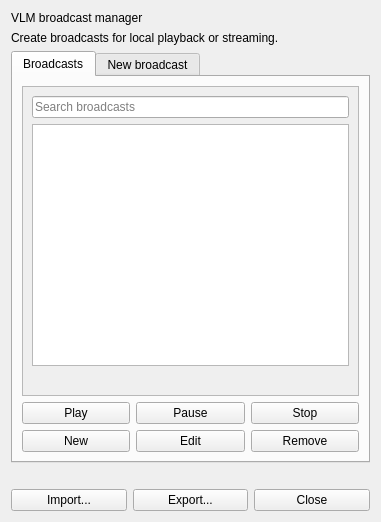
<ui version="4.0">
 <class>Vlm</class>
 <widget class="QWidget" name="Vlm">
  <property name="windowTitle">
   <string>VLM broadcast manager</string>
  </property>
  <layout class="QVBoxLayout" name="rootLayout">
   <item>
    <widget class="QLabel" name="heading">
     <property name="text">
      <string>VLM broadcast manager</string>
     </property>
     <property name="wordWrap">
      <bool>true</bool>
     </property>
    </widget>
   </item>
   <item>
    <widget class="QLabel" name="help">
     <property name="text">
      <string>Create broadcasts for local playback or streaming.</string>
     </property>
     <property name="wordWrap">
      <bool>true</bool>
     </property>
    </widget>
   </item>
   <item>
    <widget class="QTabWidget" name="tabs">
     <widget class="QWidget" name="listPage">
      <attribute name="title">
       <string>Broadcasts</string>
      </attribute>
      <layout class="QVBoxLayout" name="listLayout">
       <item>
        <widget class="QScrollArea" name="listScroll">
         <property name="widgetResizable">
          <bool>true</bool>
         </property>
         <widget class="QWidget" name="listBody">
          <layout class="QVBoxLayout" name="listBodyLayout">
           <item>
            <widget class="QLineEdit" name="search">
             <property name="clearButtonEnabled">
              <bool>true</bool>
             </property>
             <property name="placeholderText">
              <string>Search broadcasts</string>
             </property>
            </widget>
           </item>
           <item>
            <widget class="QTableWidget" name="broadcasts">
             <property name="editTriggers">
              <set>QAbstractItemView::NoEditTriggers</set>
             </property>
             <property name="selectionMode">
              <enum>QAbstractItemView::SingleSelection</enum>
             </property>
             <property name="selectionBehavior">
              <enum>QAbstractItemView::SelectRows</enum>
             </property>
             <property name="alternatingRowColors">
              <bool>true</bool>
             </property>
            </widget>
           </item>
           <item>
            <widget class="QLabel" name="listInfo">
             <property name="wordWrap">
              <bool>true</bool>
             </property>
            </widget>
           </item>
          </layout>
         </widget>
        </widget>
       </item>
       <item>
        <layout class="QGridLayout" name="listActions">
         <item row="0" column="0">
          <widget class="QPushButton" name="playButton">
           <property name="text">
            <string>Play</string>
           </property>
          </widget>
         </item>
         <item row="0" column="1">
          <widget class="QPushButton" name="pauseButton">
           <property name="text">
            <string>Pause</string>
           </property>
          </widget>
         </item>
         <item row="0" column="2">
          <widget class="QPushButton" name="stopButton">
           <property name="text">
            <string>Stop</string>
           </property>
          </widget>
         </item>
         <item row="1" column="0">
          <widget class="QPushButton" name="newButton">
           <property name="text">
            <string>New</string>
           </property>
          </widget>
         </item>
         <item row="1" column="1">
          <widget class="QPushButton" name="editButton">
           <property name="text">
            <string>Edit</string>
           </property>
          </widget>
         </item>
         <item row="1" column="2">
          <widget class="QPushButton" name="removeButton">
           <property name="text">
            <string>Remove</string>
           </property>
          </widget>
         </item>
        </layout>
       </item>
      </layout>
     </widget>
     <widget class="QWidget" name="editorPage">
      <attribute name="title">
       <string>New broadcast</string>
      </attribute>
      <layout class="QVBoxLayout" name="editorLayout">
       <item>
        <widget class="QScrollArea" name="editorScroll">
         <property name="widgetResizable">
          <bool>true</bool>
         </property>
         <widget class="QWidget" name="editorBody">
          <layout class="QFormLayout" name="form">
           <property name="fieldGrowthPolicy">
            <enum>QFormLayout::AllNonFixedFieldsGrow</enum>
           </property>
           <property name="rowWrapPolicy">
            <enum>QFormLayout::WrapLongRows</enum>
           </property>
           <item row="0" column="0">
            <widget class="QLabel" name="nameLabel">
             <property name="text">
              <string>Name</string>
             </property>
             <property name="buddy">
              <cstring>nameLedit</cstring>
             </property>
            </widget>
           </item>
           <item row="0" column="1">
            <widget class="QLineEdit" name="nameLedit" />
           </item>
           <item row="1" column="0">
            <widget class="QLabel" name="inputLabel">
             <property name="text">
              <string>Inputs</string>
             </property>
             <property name="buddy">
              <cstring>inputsText</cstring>
             </property>
            </widget>
           </item>
           <item row="1" column="1">
            <widget class="QWidget" name="inputField">
             <layout class="QVBoxLayout" name="inputLayout">
              <item>
               <widget class="QPlainTextEdit" name="inputsText">
                <property name="placeholderText">
                 <string>One file path or URL per line</string>
                </property>
                <property name="lineWrapMode">
                 <enum>QPlainTextEdit::NoWrap</enum>
                </property>
               </widget>
              </item>
              <item alignment="Qt::AlignRight">
               <widget class="QPushButton" name="inputButton">
                <property name="text">
                 <string>Add inputs...</string>
                </property>
               </widget>
              </item>
             </layout>
            </widget>
           </item>
           <item row="2" column="0">
            <widget class="QLabel" name="outputLabel">
             <property name="text">
              <string>Output</string>
             </property>
             <property name="buddy">
              <cstring>outputLedit</cstring>
             </property>
            </widget>
           </item>
           <item row="2" column="1">
            <widget class="QWidget" name="outputField">
             <layout class="QVBoxLayout" name="outputLayout">
              <item>
               <widget class="QLineEdit" name="outputLedit" />
              </item>
              <item alignment="Qt::AlignRight">
               <widget class="QPushButton" name="outputButton">
                <property name="text">
                 <string>Set output...</string>
                </property>
               </widget>
              </item>
             </layout>
            </widget>
           </item>
           <item row="3" column="1">
            <widget class="QLabel" name="outputHelp">
             <property name="text">
              <string>Leave Output empty for local playback.</string>
             </property>
             <property name="wordWrap">
              <bool>true</bool>
             </property>
            </widget>
           </item>
           <item row="4" column="1">
            <widget class="QCheckBox" name="enableCheck">
             <property name="text">
              <string>Enabled</string>
             </property>
             <property name="checked">
              <bool>true</bool>
             </property>
            </widget>
           </item>
           <item row="5" column="1">
            <widget class="QCheckBox" name="loopBCast">
             <property name="text">
              <string>Repeat inputs</string>
             </property>
            </widget>
           </item>
           <item row="6" column="0" colspan="2">
            <widget class="QGroupBox" name="advancedBox">
             <property name="title">
              <string>Input options</string>
             </property>
             <property name="checkable">
              <bool>true</bool>
             </property>
             <property name="checked">
              <bool>false</bool>
             </property>
             <layout class="QVBoxLayout" name="advancedLayout">
              <item>
               <widget class="QPlainTextEdit" name="optionsText">
                <property name="placeholderText">
                 <string>One VLC input option per line</string>
                </property>
                <property name="lineWrapMode">
                 <enum>QPlainTextEdit::NoWrap</enum>
                </property>
               </widget>
              </item>
             </layout>
            </widget>
           </item>
          </layout>
         </widget>
        </widget>
       </item>
       <item>
        <layout class="QHBoxLayout" name="editorActions">
         <item>
          <widget class="QLabel" name="draftInfo">
           <property name="wordWrap">
            <bool>true</bool>
           </property>
          </widget>
         </item>
         <item>
          <widget class="QPushButton" name="clearButton">
           <property name="text">
            <string>Cancel</string>
           </property>
          </widget>
         </item>
         <item>
          <widget class="QPushButton" name="saveButton">
           <property name="text">
            <string>Save</string>
           </property>
          </widget>
         </item>
        </layout>
       </item>
      </layout>
     </widget>
    </widget>
   </item>
   <item>
    <widget class="QLabel" name="feedback">
     <property name="textFormat">
      <enum>Qt::PlainText</enum>
     </property>
     <property name="wordWrap">
      <bool>true</bool>
     </property>
    </widget>
   </item>
   <item>
    <layout class="QGridLayout" name="footer">
     <item row="0" column="0">
      <widget class="QPushButton" name="importButton">
       <property name="text">
        <string>Import...</string>
       </property>
      </widget>
     </item>
     <item row="0" column="1">
      <widget class="QPushButton" name="exportButton">
       <property name="text">
        <string>Export...</string>
       </property>
      </widget>
     </item>
     <item row="0" column="2">
      <widget class="QPushButton" name="closeButton">
       <property name="text">
        <string>Close</string>
       </property>
      </widget>
     </item>
    </layout>
   </item>
  </layout>
 </widget>
 <resources />
 <connections />
</ui>
